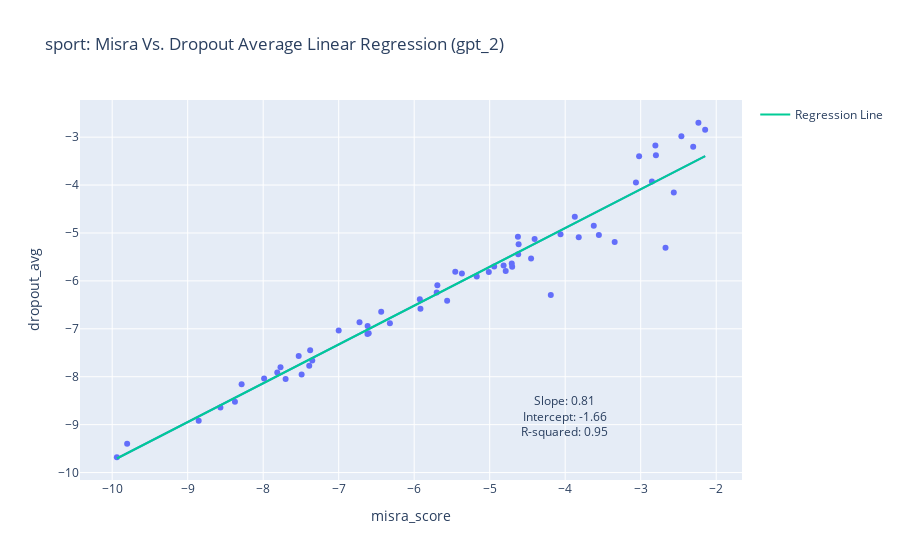

This figure's notebook cell:
### Code cell
lingress_misra_dropout(gpt_2, 'sport', 'gpt_2')
